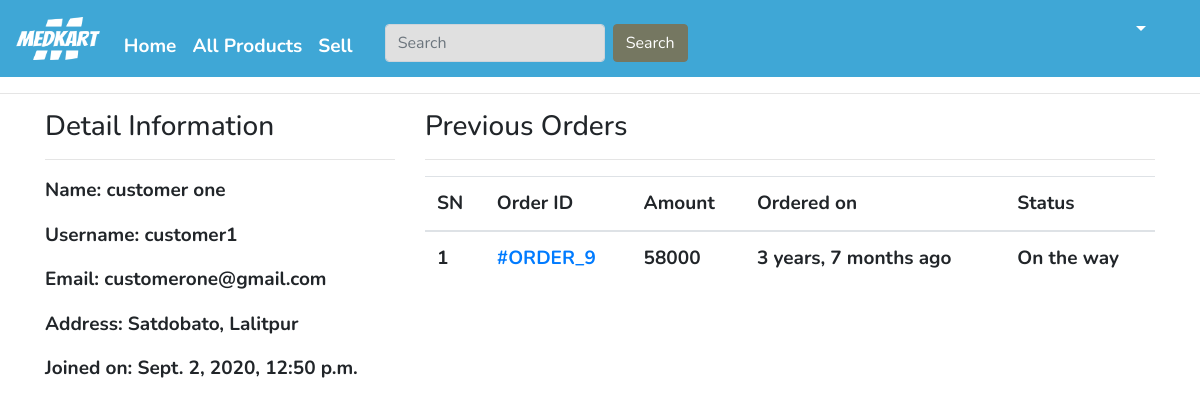
Page /profile/ (signed in) on the committed database.
### ecomapp/models.py (models this page shows, shortened)
class Customer(models.Model):
    user = models.OneToOneField(User, on_delete=models.CASCADE)
    full_name = models.CharField(max_length=200)
    address = models.CharField(max_length=200, null=True, blank=True)
    joined_on = models.DateTimeField(auto_now_add=True)

class Order(models.Model):
    cart = models.OneToOneField(Cart, on_delete=models.CASCADE)
    ordered_by = models.CharField(max_length=200)
    shipping_address = models.CharField(max_length=200)
    mobile = models.CharField(max_length=10)
    email = models.EmailField(null=True, blank=True)
    subtotal = models.PositiveIntegerField()
    discount = models.PositiveIntegerField()
    total = models.PositiveIntegerField()
    order_status = models.CharField(max_length=50, choices=ORDER_STATUS)
    created_at = models.DateTimeField(auto_now_add=True)
    payment_method = models.CharField(
        max_length=20, choices=METHOD, default="Cash On Delivery")
    payment_completed = models.BooleanField(
        default=False, null=True, blank=True)

### ecomapp/views.py (the view)
# urls.py: path("profile/", CustomerProfileView.as_view(), name="customerprofile"),
class CustomerProfileView(TemplateView):
    template_name = "customerprofile.html"
    def dispatch(self, request, *args, **kwargs):
        if request.user.is_authenticated and Customer.objects.filter(user=request.user).exists():
            pass
        else:
            return redirect("/login/?next=/profile/")
        return super().dispatch(request, *args, **kwargs)
    def get_context_data(self, **kwargs):
        context = super().get_context_data(**kwargs)
        customer = self.request.user.customer
        context['customer'] = customer
        orders = Order.objects.filter(cart__customer=customer).order_by("-id")
        context["orders"] = orders
        return context

### templates/customerprofile.html (shortened to what this page needs)
{% extends 'base.html' %}
{% block content %}
<div class="container">
    <div class="row">
        <div class="col-md-4">
            <h3>Detail Information</h3><hr>
            <p><span class="font-weight-bold">Name: </span> {{customer.full_name}}</p>
            <p><span class="font-weight-bold">Username: </span> {{customer.user.username}}</p>
            <p><span class="font-weight-bold">Email: </span> {{customer.user.email}}</p>
            <p><span class="font-weight-bold">Address: </span> {{customer.address}}</p>
            <p><span class="font-weight-bold">Joined on: </span> {{customer.joined_on}}</p>
        </div>
        <div class="col-md-8">
            <h3>Previous Orders</h3>
            <hr>
            <table class="table">
                <thead>
                    <tr>
                        <th>SN</th>
                        <th>Order ID</th>
                        <th>Amount</th>
                        <th>Ordered on</th>
                        <th>Status</th>
                    </tr>
                </thead>
                <tbody>
                    {% for ord in orders %}
                    <tr>
                        <td>{{forloop.counter}}</td>
                        <td><a href="{% url 'ecomapp:customerorderdetail' ord.pk %}"> #ORDER_{{ord.id}}</a></td>
                        <td>{{ord.total}}</td>
                        <td>{{ord.created_at|timesince}} ago</td>
                        <td>{{ord.order_status}}</td>
                    </tr>
                    {% endfor %}
                </tbody>
            </table>
        </div>
    </div>
</div>
{% endblock %}

### templates/base.html (style rules this page uses)
body { font-family: 'Nunito', sans-serif; font-weight: bold; font-size: 19px; }

### rows in the picture
Customer: full_name "customer one", user.username "customer1", user.email "customerone@gmail.com", address "Satdobato, Lalitpur", joined_on "Sept. 2, 2020, 12:50 p.m."
Order: id "9", total "58000", created_at "3 years, 7 months", order_status "On the way"
